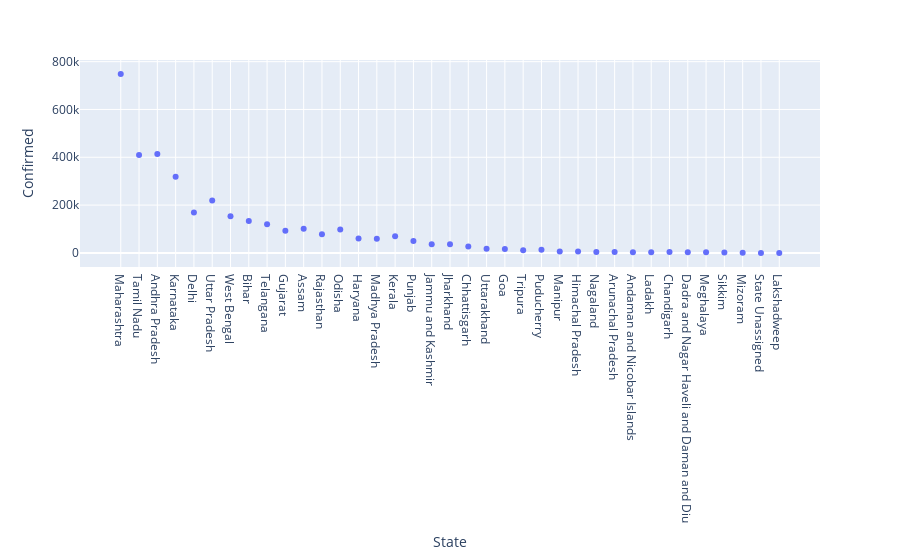

Source (notebook cell):
### Code cell
px.scatter(statewise,x='State',y='Confirmed')

### Figure 1 — Plotly figure (JSON) as saved in the notebook; plotly's stock layout.template omitted (floating-point values rounded to 4 significant figures)
{"data": [{"hovertemplate": "State=%{x}<br>Confirmed=%{y}<extra></extra>", "legendgroup": "", "marker": {"color": "#636efa", "symbol": "circle"}, "mode": "markers", "name": "", "showlegend": false, "type": "scatter", "x": ["Maharashtra", "Tamil Nadu", "Andhra Pradesh", "Karnataka", "Delhi", "Uttar Pradesh", "West Bengal", "Bihar", "Telangana", "Gujarat", "Assam", "Rajasthan", "Odisha", "Haryana", "Madhya Pradesh", "Kerala", "Punjab", "Jammu and Kashmir", "Jharkhand", "Chhattisgarh", "Uttarakhand", "Goa", "Tripura", "Puducherry", "Manipur", "Himachal Pradesh", "Nagaland", "Arunachal Pradesh", "Andaman and Nicobar Islands", "Ladakh", "Chandigarh", "Dadra and Nagar Haveli and Daman and Diu", "Meghalaya", "Sikkim", "Mizoram", "State Unassigned", "Lakshadweep"], "xaxis": "x", "y": [747995, 409238, 414164, 318752, 169412, 219457, 153754, 132935, 120166, 92601, 101368, 77965, 97920, 60596, 59433, 69304, 49378, 36377, 35813, 27233, 17865, 16006, 10876, 13556, 5960, 5637, 3851, 3745, 3050, 2540, 3985, 2308, 2240, 1576, 1003, 0, 0], "yaxis": "y"}], "layout": {"legend": {"tracegroupgap": 0}, "margin": {"t": 60}, "xaxis": {"anchor": "y", "domain": [0, 1], "title": {"text": "State"}}, "yaxis": {"anchor": "x", "domain": [0, 1], "title": {"text": "Confirmed"}}}}
